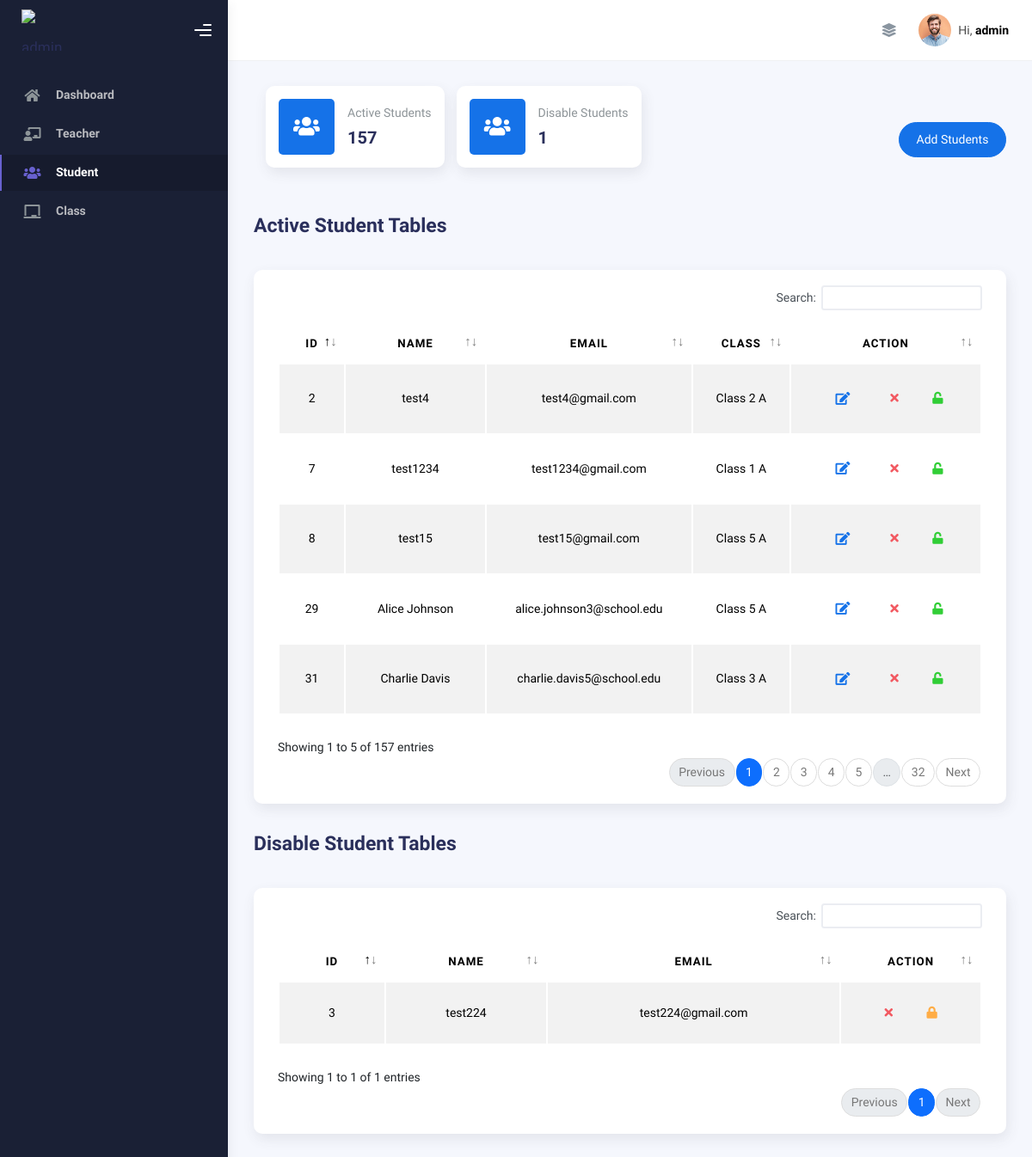
The app's page /admin/student.php (signed in) with its own data.
### tables this page shows
CREATE TABLE `student` (
  `id` int(11) NOT NULL,
  `name` varchar(255) NOT NULL,
  `email` varchar(255) NOT NULL,
  `password` varchar(250) NOT NULL,
  `phone` varchar(255) NOT NULL,
  `class_id` int(11) DEFAULT NULL,
  `profileimage` varchar(255) NOT NULL,
  `status` tinyint(1) NOT NULL DEFAULT 1,
  `address` varchar(255) NOT NULL,
  `created_at` timestamp NOT NULL DEFAULT current_timestamp(),
  `updated_at` timestamp NOT NULL DEFAULT current_timestamp()
);

CREATE TABLE `class` (
  `id` int(11) NOT NULL,
  `name` varchar(20) NOT NULL,
  `teacher_id` int(11) DEFAULT NULL,
  `section` varchar(10) NOT NULL,
  `strength` int(11) NOT NULL,
  `fees` int(5) NOT NULL,
  `status` tinyint(1) NOT NULL DEFAULT 1,
  `created_at` timestamp NOT NULL DEFAULT current_timestamp(),
  `updated_at` timestamp NOT NULL DEFAULT current_timestamp()
);

### admin/student.php (the view, shortened to what this page needs)
<?php
require_once('../includes/db.php');
?>
<!DOCTYPE html>
<html lang="en">
<head>
  <?php
  require_once('../includes/dashboard_header.php')
  ?>
</head>
<body>
  <div class="wrapper">
    <?php
    require_once('includes/sidebar.inc.php')
    ?>
    <div class="main-panel">
      <?php
      require_once('includes/navbar.inc.php')
      ?>
      <div class="container">
        <div class="page-inner">
          <div class="d-flex align-items-left align-items-md-center flex-column flex-md-row pt-2 pb-4">
            <div class="card card-stats card-round ms-3">
              <div class="card-body">
                <div class="row align-items-center">
                  <div class="col-icon">
                    <div
                      class="icon-big text-center icon-primary bubble-shadow-small">
                      <i class="fas fa-users"></i>
                    </div>
                  </div>
                  <div class="col col-stats ms-3 ms-sm-0">
                    <div class="numbers">
                      <p class="card-category">Active Students</p>
                      <?php
                      $sql = "SELECT COUNT(*) FROM student where status=1 ";
                      $res = $pdo->query($sql);
                      $count = $res->fetchColumn();
                      ?>
                      <h4 class="card-title"> <?php echo $count; ?></h4>
                    </div>
                  </div>
                </div>
              </div>
            </div>
            <div class="card card-stats card-round ms-3">
              <div class="card-body">
                <div class="row align-items-center">
                  <div class="col-icon">
                    <div
                      class="icon-big text-center icon-primary bubble-shadow-small">
                      <i class="fas fa-users"></i>
                    </div>
                  </div>
                  <div class="col col-stats ms-3 ms-sm-0">
                    <div class="numbers">
                      <p class="card-category">Disable Students</p>
                      <?php
                      $sql = "SELECT COUNT(*) FROM student where status=0 ";
                      $res = $pdo->query($sql);
                      $count = $res->fetchColumn();
                      ?>
                      <h4 class="card-title"> <?php echo $count; ?></h4>
                    </div>
                  </div>
                </div>
              </div>
            </div>
            <div class="ms-md-auto py-2 py-md-0">
              <a href="register_student.php" class="btn btn-primary btn-round">Add Students</a>
            </div>
          </div>
          <div class="page-header">
            <h3 class="fw-bold mb-3">Active Student Tables</h3>
          </div>
          <div class="row">
            <div class="col-md-12">
              <div class="card">
                <div class="card-body">
                  <?php
                  $s = "SELECT student.*, class.id AS class_id, class.name AS class_name, class.section AS class_section
                  FROM student
                  LEFT JOIN class ON student.class_id = class.id
                  WHERE student.status=1";
                  $sth = $pdo->prepare($s, array(PDO::ATTR_CURSOR => PDO::CURSOR_FWDONLY));
                  $sth->execute();
                  ?>
                  <div class="table-responsive">
                    <table id="add-row" class="display table table-striped table-hover">
                      <thead class="text-center">
                        <tr>
                          <th>ID</th>
                          <th>Name</th>
                          <th>Email</th>
                          <th>Class</th>
                          <th style="width: 20%">Action</th>
                        </tr>
                      </thead>
                      <tbody class="text-center">
                        <?php
                        $allRows = $sth->fetchAll();
                        foreach ($allRows as $Row) {
                          echo "<tr>";
                          echo "<td>" . $Row['id'] . "</td>";
                          echo "<td>" . $Row['name'] . "</td>";
                          echo "<td>" . $Row['email'] . "</td>";
                          echo "<td>" . ($Row['class_name'] ? $Row['class_name'] . " " . $Row['class_section'] : "Class not assigned") . "</td>";
                          echo '<td>
                          <div class="form-button-action">
                              <button
                                  type="button"
                                  class="btn btn-link btn-primary btn-lg edit"
                                  data-id="' . $Row['id'] . '"
                                  title="Edit student">
                                  <i class="fa fa-edit"></i>
                              </button>
                              <button
                                  type="button"
                                  class="btn btn-link btn-danger delete"
                                  data-id="' . $Row['id'] . '"
                                  title="Remove student">
                                  <i class="fa fa-times"></i>
                              </button>
                              <button
                                  type="button"
                                  class="btn btn-link btn-success disable"
                                  data-id="' . $Row['id'] . '"
                                  title="Disable student">
                                  <i class="fa fa-unlock"></i>
                              </button>
                          </div>
                        </td>';
                          echo "</tr>";
                        }
                        ?>
                      </tbody>
                    </table>
                  </div>
                </div>
              </div>
            </div>
          </div>
          <div class="page-header">
            <h3 class="fw-bold mb-3">Disable Student Tables</h3>
          </div>
          <div class="row">
            <div class="col-md-12">
              <div class="card">
                <div class="card-body">
                  <?php
                  $s = "SELECT * from student WHERE status=0";
                  $sth = $pdo->prepare($s, array(PDO::ATTR_CURSOR => PDO::CURSOR_FWDONLY));
                  $sth->execute();
                  ?>
                  <div class="table-responsive">
                    <table id="disable-row" class="display table table-striped table-hover">
                      <thead class="text-center">
                        <tr>
                          <th>ID</th>
                          <th>Name</th>
                          <th>Email</th>
                          <th style="width: 20%">Action</th>
                        </tr>
                      </thead>
                      <tbody class="text-center">
                        <?php
                        $allRows = $sth->fetchAll();
                        foreach ($allRows as $Row) {
                          echo "<tr>";
                          echo "<td>" . $Row['id'] . "</td>";
                          echo "<td>" . $Row['name'] . "</td>";
                          echo "<td>" . $Row['email'] . "</td>";
                          echo '<td>
                          <div class="form-button-action">
                                <button
                                  type="button"
                                  class="btn btn-link btn-danger delete"
                                  data-id="' . $Row['id'] . '"
                                  title="Remove student">
                                  <i class="fa fa-times"></i>
                              </button>
                              <button
                                  type="button"
                                  class="btn btn-link btn-warning active"
                                  data-id="' . $Row['id'] . '"
                                  title="Activate student">
                                  <i class="fa fa-lock"></i>
                              </button>
                          </div>
                        </td>';
                          echo "</tr>";
                        }
                        ?>
                      </tbody>
                    </table>
                  </div>
                </div>
              </div>
            </div>
          </div>
        </div>
      </div>
    </div>
</body>
</html>

### records on screen
student: id "2", name "test4", email "test4@gmail.com", class.name "Class 2", class.section "A"
student: id "7", name "test1234", email "test1234@gmail.com", class.name "Class 1", class.section "A"
student: id "8", name "test15", email "test15@gmail.com", class.name "Class 5", class.section "A"
student: id "29", name "Alice Johnson", email "alice.johnson3@school.edu", class.name "Class 5", class.section "A"
student: id "31", name "Charlie Davis", email "charlie.davis5@school.edu", class.name "Class 3", class.section "A"
student: id "3", name "test224", email "test224@gmail.com"

### other values on screen
$admin_name "admin"
$count "157"
$count "1"
